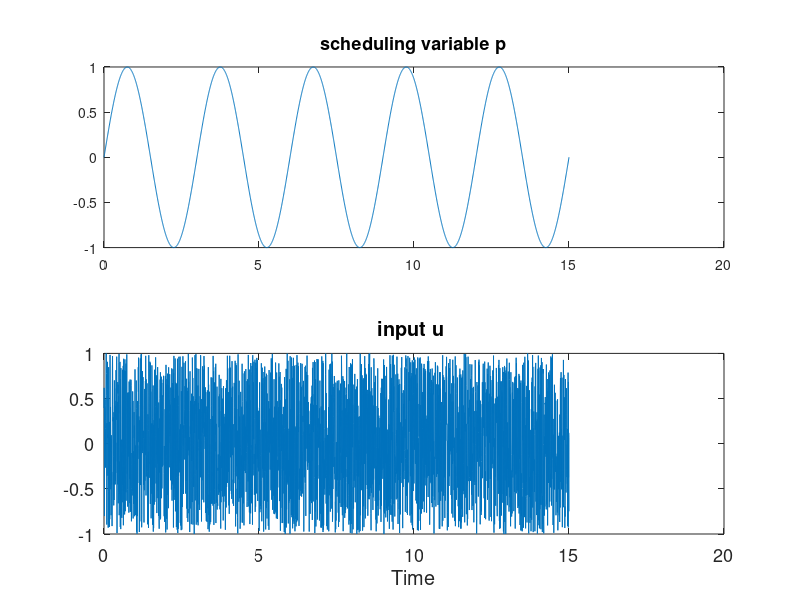

The MATLAB script that drew this image: (Note: this script raises an error after producing the figure.)
% contsid_LPV.m
% 
% Demo file for Continuous-Time LPV Model identification
%
% Copyright: 
%       Vincent LAURAIN
%       Hugues GARNIER 
%       Oct. 2015

clear all
close all
echo off
clc
disp(' ')
disp(' ')
disp('                CONTINUOUS-TIME LPV MODEL IDENTIFICATION ')
disp('                       with the CONTSID toolbox')
disp('               --------------------------------------------------------')
disp(' ')

disp('   This demo will illustrate the use of continuous-time RIVC-based LPV model')
disp('   identification algorithms from sampled data with a simulated MIMO example.');
disp(' ')
disp('   See for further explanations:')
disp('  ')
disp('   V. Laurain, R. Toth, M. Gilson, H. Garnier')
disp('   Direct identification of continuous-time linear parameter-varying')
disp('   input/output models, IET Control Theory & Applications, 5(7),')
disp('   pp 878-888, May 2011')
disp(' ')
disp('   Hit any key to continue')
pause


clear all
echo on
clc;
% Consider the BJ system:
%    | d2x           dx                    du
%    | ---- + a1(p) ---- + a2(p) x = b1(p)----  +b2(p)u
% S =| dt2           dt                    dt
%    |
%    |y=x+v
%
% with 
% 
% a1(p) = 2 - 1.5p + 2p^2
% a2(p) = 5 + 3p
% 
% b1(p) = 3 + 2cos(p)
% b2(p) = 5 - 3sin(2*p)
% The sampling period Ts is 0.005s. The discretization uses Euler and Ts must
% be small with respect to the system dynamic. The final Time is 15 seconds.
% u is a uniform distribution [-1 1]. p is a sine function.
%===========================================================
Ts =0.005; 
Tfin =15;
t=0:Ts:Tfin;
u=rand(length(t),1)*2-1;
p = sin(2*pi/(Tfin/5)*t);
pause


echo off
figure
subplot(2,1,1)
plot(t,p)
title('scheduling variable p')
subplot(2,1,2)
plot(t,u)
xlabel('Time')
title('input u ')
set(findall(gcf,'type','text'),'FontSize',13)
set(gca,'FontSize',13,'FontName','helvetica');
echo on 

% press any key
pause
echo off
close all
clc
echo on

% a1(p) = 2 - 1.5p + 2p^2
% a2(p) = 5 + 3p
% 
% b1(p) = 3 + 2cos(p)
% b2(p) = 5 - 3sin(2*p)
%
% Assuming the knowledge of the dependencies (it is unrealistic in practice 
% but a polynomial approximation can be taken, for example). The true
% coefficients to be estimated are:
%===========================================================
%
Atrue =[1 0 0; 2 -1.5 2.0 ; 5 3 0]; 
%
%(the length of Atrue must be the longest dependency)
%
Btrue =[3 2 ; 5 -3];
%
% press any key
pause
clc
% a1(p) = 2 - 1.5p + 2p^2
% a2(p) = 5 + 3p
% 
% Atrue is a square matrix but the associated dependencies can be 
% declared as follows:
%===========================================================
DepA(:,1,:)= [ones(size(p)); p; p.^2];  
% -it indicates that a1(p) = a10 *1 + a11*p+a12*p^2
%
%
DepA(:,2,:)= [ones(size(p)); p ;zeros(size(p)) ]; 
% - a2(p)=a20*1 + a21*p
% - zeros indicate there is no coefficient to estimate
%
%
% press any key
pause
clc
% 
% b1(p) = 3 + 2cos(p)
% b2(p) = 5 - 3sin(2*p)
% Btrue is a square matrix but the associated dependencies can be 
% declared as follow:
%===========================================================
DepB(:,1,:)= [ones(size(p)); cos(p)];  
% -it indicates that b0(p) = b00 *1 + b01*cos(p)
%
%
DepB(:,2,:)= [ones(size(p)); sin(2*p)]; 
% - b1(p)=b10*1 + b11*sin(2p)
%
%
% press any key
pause


clc

% The system can be simulated using the following functions:
%===========================================================
ydet = simulLPVCT(u, Atrue,DepA ,Btrue, DepB,Ts);


echo off
figure
subplot(3,1,1)
plot(t,ydet)
title('Noise-free output')
subplot(3,1,2)
plot(t,p)
title('Scheduling variable')
subplot(3,1,3)
plot(t,u)
title('Input')
xlabel('Time')
set(findall(gcf,'type','text'),'FontSize',13)
set(gca,'FontSize',13,'FontName','helvetica');
echo on 

% press any key
pause
echo off
close all
clc
echo on

% v is a discrete-Time noise model:
%      C(q)
% v = ------ e   (e is a discrete-time white Gaussian process)
%      D(q)
%===========================================================

C =[1];
D =[1 -1 0.2];
SNR =20;
%
stde = std(ydet)*10^(-SNR/20); 
% The SNR is fixed to 20dB.
%
e = randn(size(u));
%
v= filter(C,D,e);
v= v/std(v)*stde;
%
%
y=ydet+v;
%
%===========================================================
% Let us look at the noisy output.
% Press any key
echo off
pause 
figure;

plot(t,y,'r',t,ydet,'k')
xlabel('Time')
legend('Noisy output','Noise-free output')
set(findall(gcf,'type','text'),'FontSize',13)
set(gca,'FontSize',13,'FontName','helvetica');

echo on 
% press any key
pause
echo off
close all
clc
echo on
% For the estimation part,
% build a data object.
%===========================================================
data = iddata(y,u,Ts);
%
% Call the function lpvrivc:
%===========================================================
[model,Ces,Des,infos]=lpvrivc(data,[2 2 0 2],DepA,DepB);
%
% - [2 2 0 2] corresponds to nA,nB,nC,nD
% - DepA and DepB are the dependency matrices%     
%
% press any key
pause
clc
% [model,Ces,Des,infos]=lpvrivc(data,[2 2 0 2],DepA,DepB);
% It is now possible to examine the results:
%===========================================================
echo off
Adum = Atrue(2:end,:)';
Bdum = Btrue';
Truemodel = [Adum(:);Bdum(:)]';
echo on
% The true model is:
%===========================================================
Truemodel
% The estimated model is:
%===========================================================
model'


% press any key 
echo off
pause
clc
echo on

% [model,Ces,Des,infos]=lpvrivc(data,[2 2 0 2],DepA,DepB);
% The estimated noise model is: 
%===========================================================
Ces
% (Ces was not estimated as its order is 0)
Des

% The estimated noise model is:
%===========================================================
D


%press any key 
echo off
pause
clc
echo on

% [model,Ces,Des,infos]=lpvrivc(data,[2 2 0 2],DepA,DepB);
% infos contains different fields
%===========================================================
infos 
%===========================================================
% - J: Mean Squared Error over the data;
% - Convergence: =1 if the algorithm converged, 0 if not;
% - Iterations: number of iterations needed to converge;
% - LastImprovement: mean improvement of the parameters on the last
%   iteration.
% - Arivc contains the coefficients A in the same format as the ones needed to
%   simulate;
% - Brivc contains the coefficients B in the same format as the ones needed to
%   simulate;
%
% press any key 
echo off
pause
clc
echo on

% [model,Ces,Des,infos]=lpvrivc(data,[2 2 0 2],DepA,DepB);
% These fields can be used in dedicated functions:
% For example one can compute the simulated output of the considered model.
%===========================================================
%
ysim = simulLPVCT(u, infos.Arivc,DepA ,infos.Brivc, DepB,Ts);
% In order to simulate a model on a new set of data, u, DepA and DepB need
% to be redefined
%
% Let us look at the adequation of data.
%===========================================================
%
%press any key 
figure;
plot(t(1:1000),y(1:1000),'Color',[0.6,0.6,0.6])
hold on
plot(t(1:1000),ydet(1:1000),'k','lineWidth',1)
xlabel('Time')
plot(t(1:1000),ysim(1:1000),'g','lineWidth',1)
legend('noisy output','noise-free output','simulated output')
set(findall(gcf,'type','text'),'FontSize',13)
set(gca,'FontSize',13,'FontName','helvetica');

% press any key 
echo off
pause
close all
clc
echo on


% Estimated noise variance:
%===========================================================
infos.J 
%
% True Noise Variance:
%===========================================================
var(filter(D,C,v))

%press any key 
echo off
pause
close all
clc
echo on

% Let us interpret these results in terms of poles and zeros.
% First create a scheduling variable going from -1 to 1.
%===========================================================
sche = -1:0.01:1;
% 
% 
% Create dependency matrices based on scheeduling parameter.
%===========================================================
DepAN(:,1,:)= [ones(size(sche)); sche; sche.^2];  
DepAN(:,2,:)= [ones(size(sche)); sche ;zeros(size(sche)) ]; 

DepBN(:,1,:)= [ones(size(sche)); cos(sche)];  
DepBN(:,2,:)= [ones(size(sche)); sin(2*sche)]; 
%
%press any key 
echo off
pause
close all
clc
echo on


% DepAN(:,1,:)= [ones(size(sche)); sche; sche.^2];  
% DepAN(:,2,:)= [ones(size(sche)); sche ;zeros(size(sche)) ]; 
% 
% DepBN(:,1,:)= [ones(size(sche)); cos(sche)];  
% DepBN(:,2,:)= [ones(size(sche)); sin(2*sche)];
%
%
% Some functions are dedicated to the use of dependency matrices such as
% simulLPVCT or:
%===========================================================
%
 TheRIVCPoles = extractPoles(infos.Arivc,DepAN);
 TheTruePoles= extractPoles(Atrue,DepAN);
% 
% 
%=========================================================== 
%
%     
TheTrueZeros= extractZeros(Btrue,DepBN);
TheRIVZeros= extractZeros(infos.Brivc,DepBN);
%===========================================================
%
% Let us look at the results.
% press any key
pause
%
%===========================================================
figure;
plot(TheTrueZeros,'.k');
hold on; plot(TheRIVZeros,'xg')
xlabel('Real part')
ylabel('Imaginary part ')
legend('True zeros','Estimated LPV-BJ zeros')
set(findall(gcf,'type','text'),'FontSize',13)
set(gca,'FontSize',13,'FontName','helvetica');
figure;
plot(TheTruePoles,'.k')
hold on;
plot(TheRIVCPoles,'xg')
xlabel('Real part')
ylabel('Imaginary part ')
legend('True poles','Estimated LPV-BJ poles')
set(findall(gcf,'type','text'),'FontSize',13)
set(gca,'FontSize',13,'FontName','helvetica');

%Press any key
pause
close all
pause(0.1)
clc

% As any IV method it should not be biased with respect to noise.
% Therefore, using the routine LPVSRIVC, let's identify the system 
% considering an LPV-OE model (nC=nD=0)
%===========================================================
[modelOE,infosOE]=lpvsrivc(data,[2 2],DepA,DepB);
%
%
%press any key
pause
% The noise variance estimated is slighly larger
% Infos as the noise model is not
% estimated.
%===========================================================
infosOE
% Let us look at the results on the poles.
TheSRIVCPoles = extractPoles(infosOE.Arivc,DepAN);
% press any key
pause
%===========================================================
clc
figure;
plot(TheTruePoles,'.k')
hold on
plot(TheRIVCPoles,'xg')
hold on
plot(TheSRIVCPoles,'or')
xlabel('Real part')
ylabel('Imaginary part ')
legend('True poles','Estimated LPV-BJ poles','Estimated LPV-OE poles')
set(findall(gcf,'type','text'),'FontSize',13)
set(gca,'FontSize',13,'FontName','helvetica');

% press any key to end this demo
pause
echo off
close all
clc